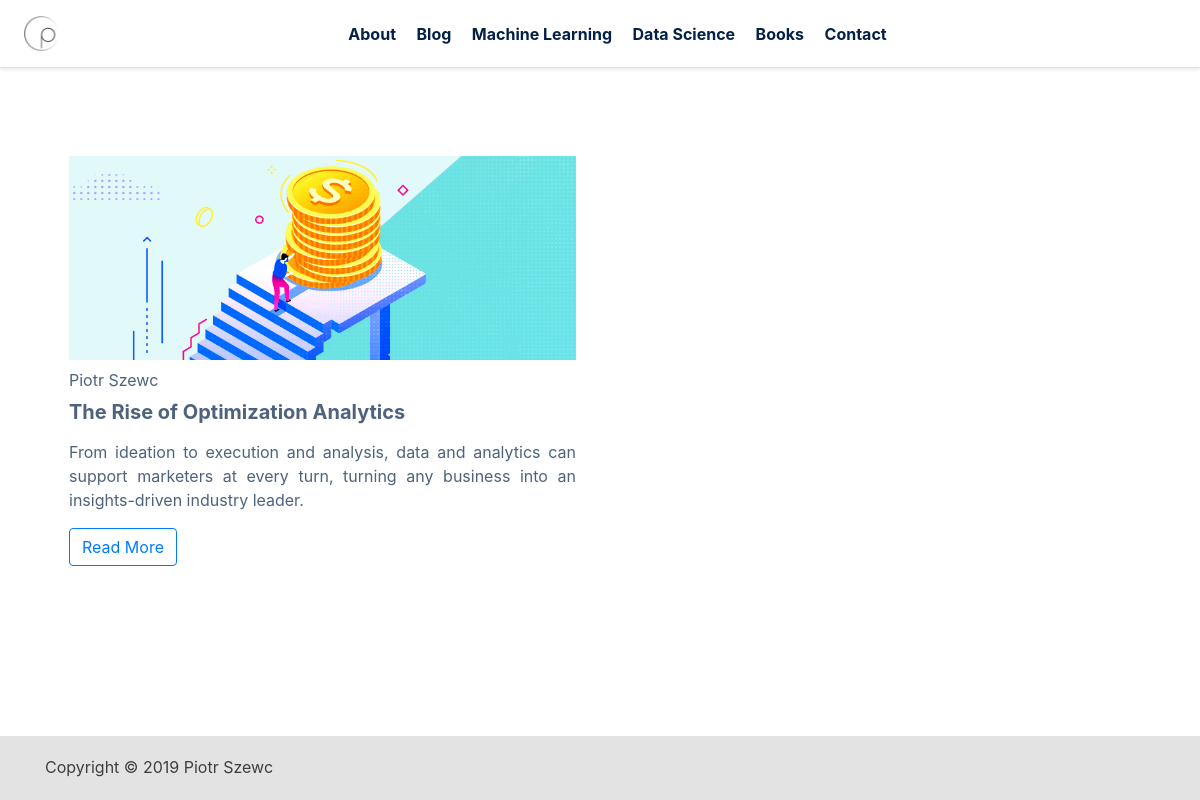
The app's page /, older data.
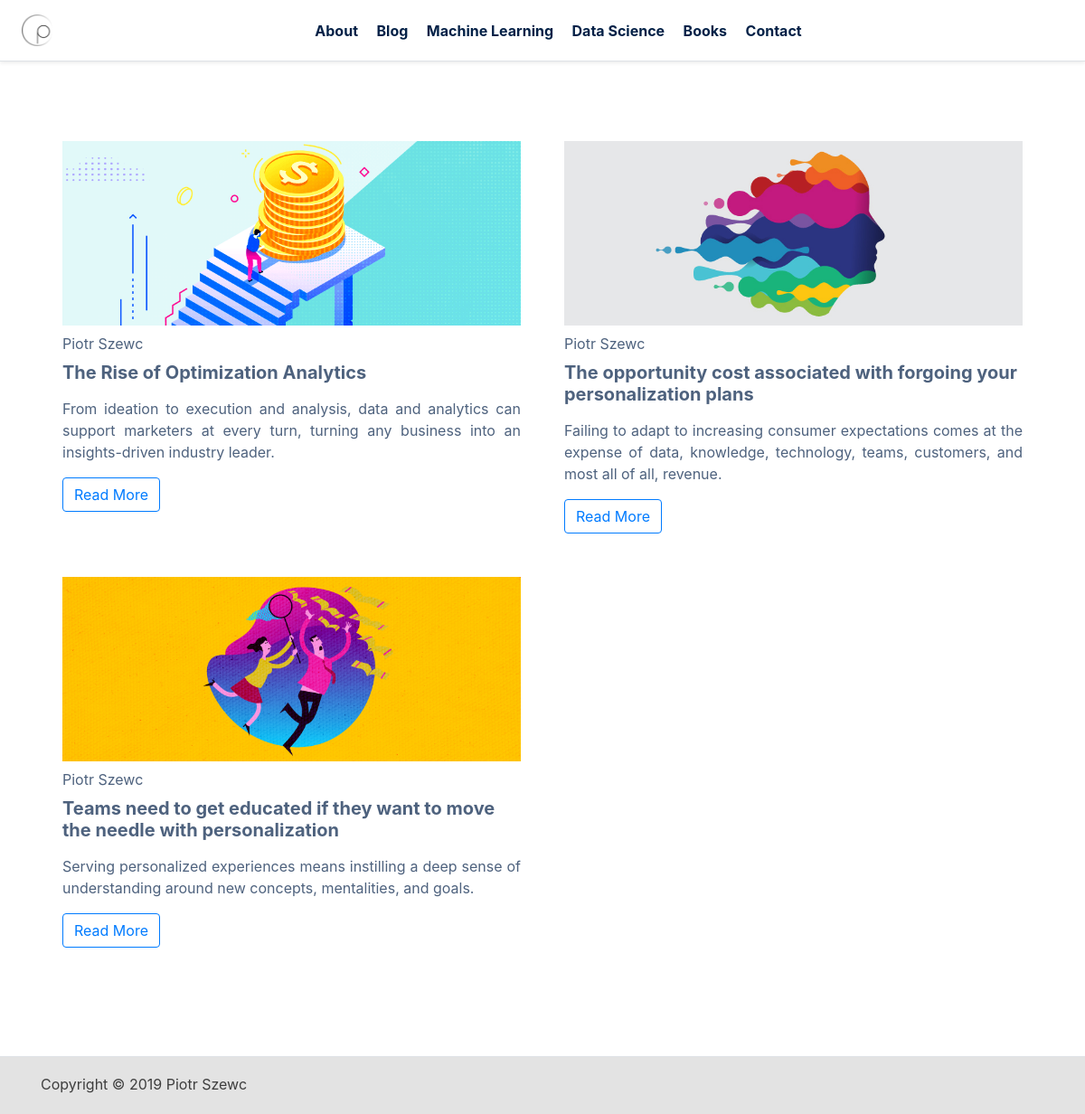
The same page, newer data.
### blog/models.py (models this page shows, shortened)
class Post(models.Model):
  author = models.ForeignKey(settings.AUTH_USER_MODEL, on_delete=models.CASCADE)
  categories = models.ManyToManyField('Categories')
  title = models.CharField(max_length=140)
  slug = models.SlugField(max_length=140 , blank=True, null=True)
  excerpt = models.CharField(max_length=300, blank=True, null=True)
  text = models.TextField()
  post_image = models.ImageField(
    upload_to='post_image/', blank=True, null=True)
  created_date = models.DateTimeField(default=timezone.now)
  published_date = models.DateTimeField(blank=True, null=True)

### blog/views.py (the view)
# urls.py: path('', views.post_list, name='post_list'),
def post_list(request):
    posts = Post.objects.filter(published_date__lte=timezone.now()).order_by('published_date')
    return render(request, 'blog/post_list.html', {'posts': posts})

### blog/templates/blog/post_list.html
{% extends 'main/base.html' %}
{% block content %}
<div class="col-12">
<div class="row mt-5">
        {% for post in posts %}
        <div class="post bg-white p-4 col-6 ">
                {% if post.post_image %}
                <div><a href="{% url 'post_detail' slug=post.slug pk=post.pk %}">
                    <img src="{{ post.post_image.url|default_if_none:'#' }}"
                        alt="Unboxing Amazon’s secrets – The Chronicles of a Personalization Giant" width="100%"> </a>
                </div>
                {% endif %}
                <div class="mt-2">{{ post.author.first_name }} {{ post.author.last_name }}</div>
                <h2 class="blog-post-h2 mt-2"><a class="text-grey"
                        href="{% url 'post_detail' slug=post.slug pk=post.pk %}">{{ post.title }}</a></h2>
                <p class="mt-3 text-justify">{{ post.excerpt|linebreaksbr }}</p>
                <a href="{% url 'post_detail' slug=post.slug pk=post.pk %}" role="button" aria-pressed="true"
                    class="btn btn-outline-primary">Read More</a>
            </div>
        {% if forloop.counter|divisibleby:2 %}
    </div>
    <div class="row">
        {% endif %}
        {% endfor %}
    </div>
</div>
{% endblock %}

### blog/templates/main/base.html (shortened to what this page needs)
{% load staticfiles %}
<!doctype html>
<html lang="en">
<head>
  <link rel="stylesheet" href="https://stackpath.bootstrapcdn.com/bootstrap/4.3.1/css/bootstrap.min.css"
>
 <link rel="stylesheet" href="{% static 'css/styles.css' %}">
</head>
<body data-gr-c-s-loaded="true">
    <div class="d-flex flex-column flex-md-row align-items-center justify-content-between p-3 px-md-4 mb-3 bg-white border-bottom shadow-sm ">
        <a class="my-0 mr-md-auto font-weight-normal" href="#">
          <img src="{% static 'images/logo-75x75.png' %}" width="35" height="35"
            alt=""></a>
        <nav class="my-2 mr-md-auto my-md-0 mr-md-3">
          <a class="nav-item p-2 text-navblue font-weight-bold" href="{% url 'about_page' %}">About</a>
          <a class="nav-item p-2 text-navblue font-weight-bold" href="{% url 'post_list' %}">Blog</a>
          <a class="nav-item p-2 text-navblue font-weight-bold" href="{% url 'post_list' %}">Machine Learning</a>
          <a class="nav-item p-2 text-navblue font-weight-bold" href="{% url 'post_list' %}">Data Science</a>
          <a class="nav-item p-2 text-navblue font-weight-bold" href="{% url 'book_list' %}">Books</a>
          <a class="nav-item p-2 text-navblue font-weight-bold" href="{% url 'contact_page' %}">Contact</a>
        </nav>
      </div>
    <main role="main" class="flex-shrink-0">
      <div class="content container">
        <div class="row">
          <div class="col-12">
            {% block content %}
            {% endblock %}
          </div>
        </div>
    </main>
  <footer class="footer border-top">
      <div class="container">
        <span >Copyright © 2019 Piotr Szewc</span>
      </div>
    </footer>
</body>
</html>

### blog/static/css/styles.css (style rules this page uses)
html { position: relative; min-height: 100%; }
.text-navblue { color: #032147 !important; text-decoration: none !important; }
.text-grey { color: #4e627e !important; text-decoration: none !important; }
body { color: #4e627e; !important; margin-bottom: 10em; }
h1, h2, h3, h4 { color: #032147 !important; text-decoration: none !important; }
.blog-post-h2 { font-size: 1.25em !important; font-weight: 700!important; }
.footer { position: absolute; bottom: 0; width: 100%; height: 4em; line-height: 60px; color:#3e3e3e; background-color: #e3e3e3; }

Row changes from the older to the newer data that the page shows:
added Post: post_image (picture), author.first_name "Piotr", author.last_name "Szewc", title "The opportunity cost associated with forgoing your personalization plans", excerpt "Failing to adapt to increasing consumer expectations comes at the expense of data, knowledge, technology, teams, customers, and most all of all, revenue."
added Post: post_image (picture), author.first_name "Piotr", author.last_name "Szewc", title "Teams need to get educated if they want to move the needle with personalization", excerpt "Serving personalized experiences means instilling a deep sense of understanding around new concepts, mentalities, and goals."
